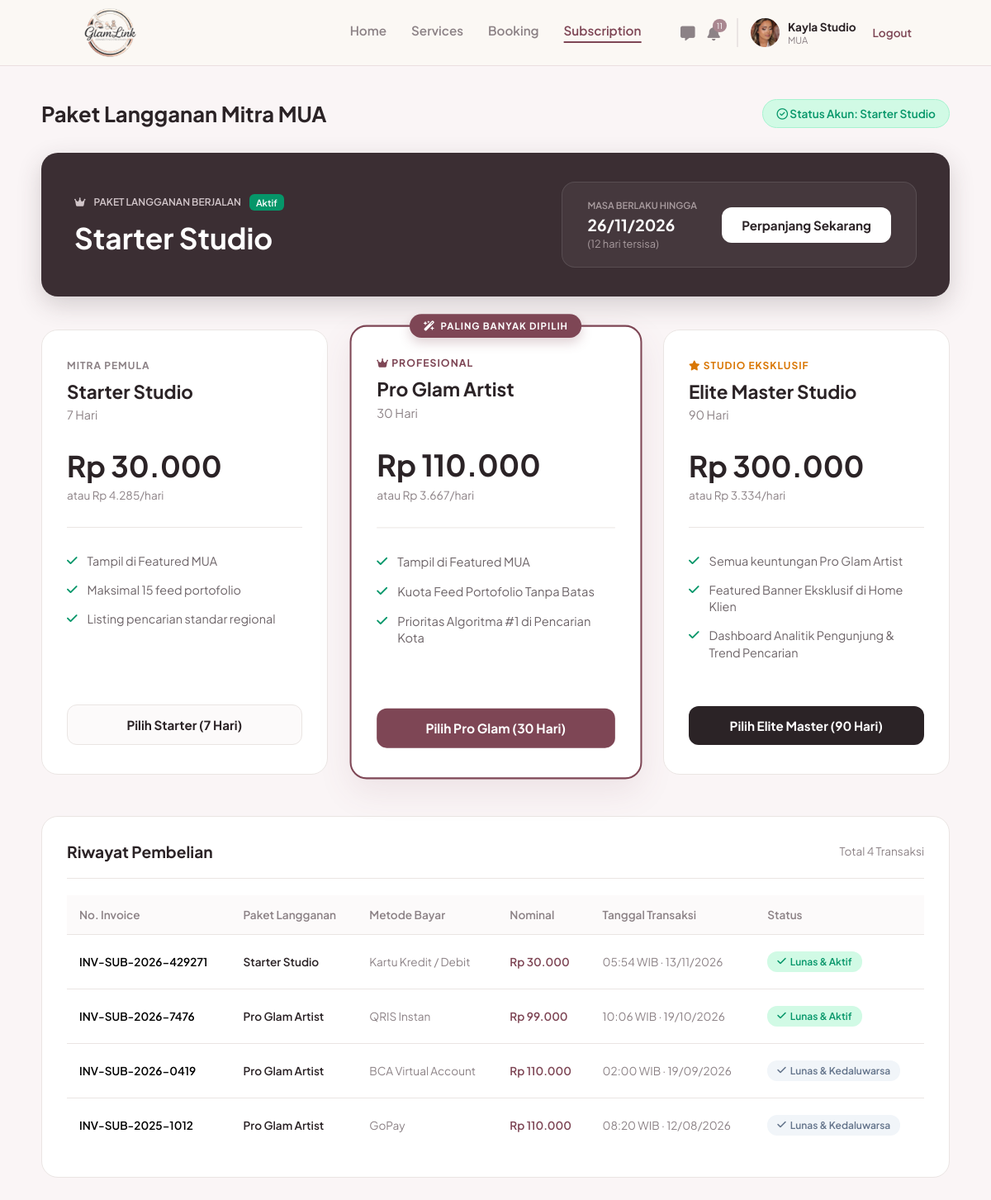
Page /mua/subscription.php (signed in) on the committed database.
### tables this page shows
CREATE TABLE `users` (
  `id_user` int(11) NOT NULL,
  `nama` varchar(100) NOT NULL,
  `email` varchar(100) NOT NULL,
  `nomor_telepon` varchar(20) DEFAULT NULL,
  `nama_brand` varchar(150) DEFAULT NULL,
  `bio` text DEFAULT NULL,
  `lokasi` varchar(150) DEFAULT NULL,
  `foto_profil` varchar(255) DEFAULT NULL,
  `password` varchar(255) NOT NULL,
  `role` enum('mua','pelanggan','admin') NOT NULL,
  `dibuat_pada` timestamp NOT NULL DEFAULT current_timestamp(),
  `status_verifikasi` enum('pending','approved','rejected') NOT NULL DEFAULT 'approved',
  `alasan_tolak` varchar(255) DEFAULT NULL
);

CREATE TABLE `mua_subscriptions` (
  `id_transaksi` int(11) NOT NULL,
  `no_invoice` varchar(50) NOT NULL,
  `id_mua` int(11) NOT NULL,
  `id_paket` int(11) NOT NULL,
  `metode_bayar` varchar(50) NOT NULL,
  `nominal_bayar` int(11) NOT NULL,
  `tanggal_transaksi` timestamp NOT NULL DEFAULT current_timestamp(),
  `tanggal_berakhir` date NOT NULL,
  `status` enum('aktif','kedaluwarsa','menunggu') NOT NULL DEFAULT 'aktif'
);

CREATE TABLE `subscription_packages` (
  `id_paket` int(11) NOT NULL,
  `nama_paket` varchar(100) NOT NULL,
  `durasi_hari` int(11) NOT NULL,
  `harga` int(11) NOT NULL
);

### mua/subscription.php (the view, shortened to what the rows shown need)
<?php
require_once '../includes/auth_mua.php';
$q_aktif = mysqli_query($koneksi, "
    SELECT ms.*, sp.nama_paket
    FROM mua_subscriptions ms
    JOIN subscription_packages sp ON ms.id_paket = sp.id_paket
    WHERE ms.id_mua = '$id_mua' AND ms.status = 'aktif' AND ms.tanggal_berakhir >= CURDATE()
    ORDER BY ms.tanggal_berakhir DESC LIMIT 1
");
$sub_aktif = mysqli_fetch_assoc($q_aktif);
$status_akun = "Reguler (Gratis)";
$paket_berjalan = null;
$sisa_hari = 0;
$tgl_berakhir = "-";
if ($sub_aktif) {
    $status_akun = $sub_aktif['nama_paket'];
    $paket_berjalan = $sub_aktif['nama_paket'];
    $tgl_berakhir = date('d/m/Y', strtotime($sub_aktif['tanggal_berakhir']));
    $date1 = new DateTime(date('Y-m-d'));
    $date2 = new DateTime($sub_aktif['tanggal_berakhir']);
    $sisa_hari = $date1->diff($date2)->days;
}
$q_riwayat = mysqli_query($koneksi, "
    SELECT ms.*, sp.nama_paket
    FROM mua_subscriptions ms
    JOIN subscription_packages sp ON ms.id_paket = sp.id_paket
    WHERE ms.id_mua = '$id_mua'
    ORDER BY ms.tanggal_transaksi DESC
");
$riwayat = [];
if($q_riwayat) {
    while ($row = mysqli_fetch_assoc($q_riwayat)) {
        $riwayat[] = $row;
    }
}
?>
<!DOCTYPE html>
<html lang="id">
<head>
    <link rel="stylesheet" href="https://cdnjs.cloudflare.com/ajax/libs/font-awesome/6.4.0/css/all.min.css">
    <link rel="stylesheet" href="../assets/css/navbar.css">
    <link rel="stylesheet" href="../assets/css/mua_subscription.css">
    <link rel="stylesheet" href="../assets/css/mua_ui.css">
</head>
<body>
    <?php include '../navbar.php'; ?>
    <main class="sub-main">
        <div class="page-header">
            <h2>Paket Langganan Mitra MUA</h2>
            <div class="status-badge-top"><i class="fa-regular fa-circle-check"></i> Status Akun: <?php echo $status_akun; ?></div>
        </div>
        <?php if ($paket_berjalan): ?>
        <div class="active-sub-banner">
            <div class="asb-left">
                <div class="asb-label"><i class="fa-solid fa-crown"></i> PAKET LANGGANAN BERJALAN <span class="badge-aktif">Aktif</span></div>
                <h3><?php echo $paket_berjalan; ?></h3>
            </div>
            <div class="asb-right">
                <div class="asb-expiry">
                    <span class="exp-label">MASA BERLAKU HINGGA</span>
                    <span class="exp-date"><?php echo $tgl_berakhir; ?></span>
                    <span class="exp-days">(<?php echo $sisa_hari; ?> hari tersisa)</span>
                </div>
                <a href="subscription_pay.php" class="btn-perpanjang">Perpanjang Sekarang</a>
            </div>
        </div>
        <?php endif; ?>
        <div class="pricing-grid">
            <div class="pricing-card">
                <div class="pc-price">
                    <h2>Rp 30.000</h2>
                </div>
            </div>
            <div class="pricing-card popular">
                <div class="pc-price text-maroon">
                    <h2>Rp 110.000</h2>
                </div>
            </div>
            <div class="pricing-card">
                <div class="pc-price">
                    <h2>Rp 300.000</h2>
                </div>
            </div>
        </div>
        <div class="history-section">
            <?php if(count($riwayat) > 0): ?>
            <div class="table-responsive">
                <table class="history-table">
                    <thead>
                        <tr>
                            <th>No. Invoice</th>
                            <th>Paket Langganan</th>
                            <th>Metode Bayar</th>
                            <th>Nominal</th>
                            <th>Tanggal Transaksi</th>
                            <th>Status</th>
                        </tr>
                    </thead>
                    <tbody>
                        <?php foreach($riwayat as $r): ?>
                        <tr>
                            <td style="font-weight:600; font-size:0.85rem;"><?php echo htmlspecialchars($r['no_invoice']); ?></td>
                            <td style="font-weight:600; color:#2b2326; font-size:0.85rem;"><?php echo htmlspecialchars($r['nama_paket']); ?></td>
                            <td style="color:#8c8286; font-size:0.85rem;"><?php echo htmlspecialchars($r['metode_bayar']); ?></td>
                            <td style="color:#7E4655; font-weight:600; font-size:0.85rem;">Rp <?php echo number_format($r['nominal_bayar'], 0, ',', '.'); ?></td>
                            <td style="color:#8c8286; font-size:0.85rem;"><?php echo date('H:i \W\I\B \· d/m/Y', strtotime($r['tanggal_transaksi'])); ?></td>
                            <td>
                                <?php if($r['status'] == 'aktif'): ?>
                                    <span class="badge-status aktif"><i class="fa-solid fa-check"></i> Lunas & Aktif</span>
                                <?php else: ?>
                                    <span class="badge-status exp"><i class="fa-solid fa-check"></i> Lunas & Kedaluwarsa</span>
                                <?php endif; ?>
                            </td>
                        </tr>
                        <?php endforeach; ?>
                    </tbody>
                </table>
            </div>
            <?php else: ?>
                <div style="padding: 30px; text-align: center; color: #8c8286;">Belum ada riwayat transaksi.</div>
            <?php endif; ?>
        </div>
    </main>
</body>
</html>

### navbar.php (shortened to what the rows shown need)
<?php
$path_prefix = in_array(basename(dirname($_SERVER['PHP_SELF'])), ['mua', 'klien']) ? '../' : '';
$nav_logged_in = isset($_SESSION['status_login']) && $_SESSION['status_login'] == true;
$nav_role = isset($_SESSION['role']) ? $_SESSION['role'] : '';
if ($nav_logged_in && in_array($nav_role, ['mua', 'pelanggan']) && isset($koneksi)) {
    $id_mua_nav = $_SESSION['id_user'];
    $nav_query = mysqli_query($koneksi, "SELECT nama, nama_brand, foto_profil, status_verifikasi FROM users WHERE id_user = '$id_mua_nav'");
    $nav_profil = mysqli_fetch_assoc($nav_query);
}
?>
<header class="navbar">
    <?php if (!$nav_logged_in): ?>
        <div class="nav-links">
            <a href="<?php echo $path_prefix; ?>login.php" class="btn-text">Masuk</a>
            <a href="<?php echo $path_prefix; ?>login.php" class="btn-outline">Masuk Sebagai MUA</a>
            <a href="<?php echo $path_prefix; ?>register.php" class="btn-filled">Daftar</a>
        </div>
    <?php elseif ($nav_role == 'mua'): ?>
        <?php if (($nav_profil['status_verifikasi'] ?? 'approved') === 'approved'): ?>
        <div class="nav-menu-mua">
            <a href="<?php echo $path_prefix; ?>mua/index.php">Home</a>
            <a href="<?php echo $path_prefix; ?>mua/services.php">Services</a>
            <a href="<?php echo $path_prefix; ?>mua/booking.php">Booking</a>
            <a href="<?php echo $path_prefix; ?>mua/subscription.php">Subscription</a>
        </div>
        <?php endif; ?>
        <div class="nav-profile-mua">
            <div class="nav-icons">
                <?php
                require_once __DIR__ . '/includes/chat.php';
                ?>
                <a href="<?php echo $path_prefix; ?>mua/chat.php" class="icon-btn" title="Chat">
                    <i class="fa-solid fa-message"></i>
                </a>
                <?php
                require_once __DIR__ . '/includes/mua_notifikasi.php';
                $nav_notif_baru = isset($koneksi) ? mua_notif_jumlah_baru($koneksi, (int)$_SESSION['id_user']) : 0;
                ?>
                <a href="<?php echo $path_prefix; ?>mua/notifikasi.php" class="icon-btn" title="Notifikasi">
                    <i class="fa-solid fa-bell"></i>
                    <span class="badge" id="navNotifBadge" <?php echo $nav_notif_baru ? '' : 'hidden'; ?>><?php echo $nav_notif_baru > 99 ? '99+' : $nav_notif_baru; ?></span>
                </a>
            </div>
            <a href="<?php echo $path_prefix; ?>mua/profil.php" style="text-decoration:none;color:inherit;" title="Lihat & edit profil">
            <div class="profile-info">
                <?php if(!empty($nav_profil['foto_profil'])): ?>
                    <img src="<?php echo $path_prefix; ?>assets/img/<?php echo htmlspecialchars($nav_profil['foto_profil']); ?>" alt="Profile">
                <?php else: ?>
                    <div style="width:35px;height:35px;background:#e0d8da;border-radius:50%;display:flex;align-items:center;justify-content:center;color:#fff;font-size:0.8rem;"><i class="fa-solid fa-user"></i></div>
                <?php endif; ?>
                <div class="profile-text">
                    <span class="brand-name"><?php echo htmlspecialchars($nav_profil['nama_brand'] ?? 'Nama Brand'); ?></span>
                    <span class="role-text"><?php echo ($nav_profil['status_verifikasi'] ?? 'approved') === 'approved' ? 'MUA' : 'Belum terverifikasi'; ?></span>
                </div>
            </div>
            </a>
            <a href="<?php echo $path_prefix; ?>logout.php" class="logout-link">Logout</a>
        </div>
    <?php endif; ?>
</header>

### rows in the picture
users: foto_profil (picture), nama_brand "Kayla Studio"
mua_subscriptions: id_paket.nama_paket "Starter Studio", tanggal_berakhir "26/11/2026", tanggal_berakhir "12", no_invoice "INV-SUB-2026-429271", metode_bayar "Kartu Kredit / Debit", nominal_bayar "30.000", tanggal_transaksi "05:54 WIB · 13/11/2026", status "aktif" (drawn)
mua_subscriptions: no_invoice "INV-SUB-2026-7476", id_paket.nama_paket "Pro Glam Artist", metode_bayar "QRIS Instan", nominal_bayar "99.000", tanggal_transaksi "10:06 WIB · 19/10/2026", status "aktif" (drawn)
mua_subscriptions: no_invoice "INV-SUB-2026-0419", id_paket.nama_paket "Pro Glam Artist", metode_bayar "BCA Virtual Account", nominal_bayar "110.000", tanggal_transaksi "02:00 WIB · 19/09/2026", status "kedaluwarsa" (drawn)
mua_subscriptions: no_invoice "INV-SUB-2025-1012", id_paket.nama_paket "Pro Glam Artist", metode_bayar "GoPay", nominal_bayar "110.000", tanggal_transaksi "08:20 WIB · 12/08/2026", status "kedaluwarsa" (drawn)

### other values in the picture
$nav_notif_baru "11"
count($riwayat) "4"
